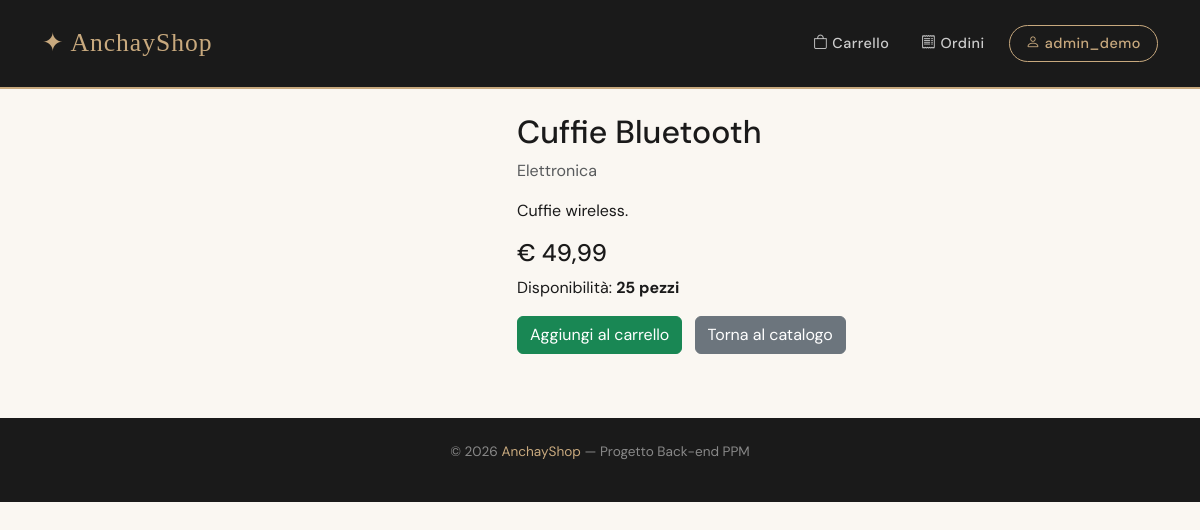
Screenshot of /product/9/ (signed in) with the database file from the repository.
### accounts/models.py (models this page shows)
class CustomUser(AbstractUser):
    CUSTOMER = 'customer'
    MANAGER = 'manager'
    ROLE_CHOICES = [
        (CUSTOMER, 'Customer'),
        (MANAGER, 'Store Manager'),
    ]
    role = models.CharField(max_length=20, choices=ROLE_CHOICES, default=CUSTOMER)
    def is_manager(self):
        return self.role == self.MANAGER

### store/models.py (models this page shows, shortened)
class Product(models.Model):
    category = models.ForeignKey(Category, on_delete=models.CASCADE, related_name='products')
    name = models.CharField(max_length=200)
    description = models.TextField()
    price = models.DecimalField(max_digits=10, decimal_places=2)
    stock = models.PositiveIntegerField(default=0)
    image = models.ImageField(upload_to='products/', blank=True, null=True)
    available = models.BooleanField(default=True)
    created_at = models.DateTimeField(auto_now_add=True)

class Category(models.Model):
    name = models.CharField(max_length=100)
    slug = models.SlugField(unique=True)

### store/views.py (the view)
# urls.py: path('product/<int:pk>/', views.product_detail, name='product_detail'),
def product_detail(request, pk):
    product = get_object_or_404(Product, pk=pk)
    return render(request, 'store/product_detail.html', {'product': product})

### templates/store/product_detail.html (shortened to what this page needs)
{% extends 'base.html' %}
{% block content %}
<div class="row">
    <div class="col-md-5">
    </div>
    <div class="col-md-7">
        <h2>{{ product.name }}</h2>
        <p class="text-muted">{{ product.category.name }}</p>
        <p>{{ product.description }}</p>
        <h4>€ {{ product.price }}</h4>
        <p>Disponibilità: <strong>{{ product.stock }} pezzi</strong></p>
        {% if user.is_authenticated %}
            <a href="{% url 'store:add_to_cart' product.pk %}" class="btn btn-success">Aggiungi al carrello</a>
        {% else %}
            <a href="{% url 'accounts:login' %}" class="btn btn-outline-primary">Accedi per acquistare</a>
        {% endif %}
        <a href="{% url 'store:product_list' %}" class="btn btn-secondary ms-2">Torna al catalogo</a>
    </div>
</div>
{% endblock %}

### templates/base.html (shortened to what this page needs)
<!DOCTYPE html>
<html lang="it">
<head>
    <link href="https://cdn.jsdelivr.net/npm/bootstrap@5.3.0/dist/css/bootstrap.min.css" rel="stylesheet">
    <link href="https://cdn.jsdelivr.net/npm/bootstrap-icons@1.11.0/font/bootstrap-icons.css" rel="stylesheet">
</head>
<body>
<nav class="navbar navbar-expand-lg">
    <div class="container">
        <a class="navbar-brand" href="{% url 'store:product_list' %}">✦ AnchayShop</a>
        <div class="collapse navbar-collapse" id="navbarNav">
            <div class="navbar-nav ms-auto align-items-center">
                {% if user.is_authenticated %}
                    <a class="nav-link" href="{% url 'store:cart' %}">
                        <i class="bi bi-bag"></i> Carrello
                    </a>
                    <a class="nav-link" href="{% url 'store:order_list' %}">
                        <i class="bi bi-receipt"></i> Ordini
                    </a>
                    <a class="nav-link special" href="{% url 'accounts:logout' %}">
                        <i class="bi bi-person"></i> {{ user.username }}
                    </a>
                {% else %}
                    <a class="nav-link" href="{% url 'accounts:login' %}">Accedi</a>
                    <a class="nav-link special" href="{% url 'accounts:register' %}">Registrati</a>
                {% endif %}
            </div>
        </div>
    </div>
</nav>
<div class="container mt-4">
    {% block content %}{% endblock %}
</div>
<footer>
    <p>© 2026 <span>AnchayShop</span> — Progetto Back-end PPM</p>
</footer>
</body>
</html>

### templates/base.html (style rules this page uses)
:root { --cream: #FAF7F2; --dark: #1A1A1A; --accent: #C8A97E; --accent-dark: #A8895E; --muted: #6B6B6B; --card-bg: #FFFFFF; --border: #E8E2D9; }
* { box-sizing: border-box; }
body { font-family: 'DM Sans', sans-serif; background-color: var(--cream); color: var(--dark); min-height: 100vh; }
.navbar { background-color: var(--dark) !important; padding: 1.2rem 0; border-bottom: 2px solid var(--accent); }
.navbar-brand { font-family: 'Playfair Display', serif; font-size: 1.6rem; color: var(--accent) !important; letter-spacing: 1px; }
.nav-link { color: #ccc !important; font-size: 0.9rem; font-weight: 500; letter-spacing: 0.5px; padding: 0.4rem 1rem !important; transition: color 0.2s; }
.nav-link.special { border: 1px solid var(--accent); border-radius: 20px; color: var(--accent) !important; margin-left: 0.5rem; }
footer { background: var(--dark); color: #888; text-align: center; padding: 1.5rem; margin-top: 4rem; font-size: 0.85rem; }
footer span { color: var(--accent); }

### rows the page displays
CustomUser: username "admin_demo"
Product: name "Cuffie Bluetooth", category.name "Elettronica", description "Cuffie wireless.", price "49,99", stock "25"
